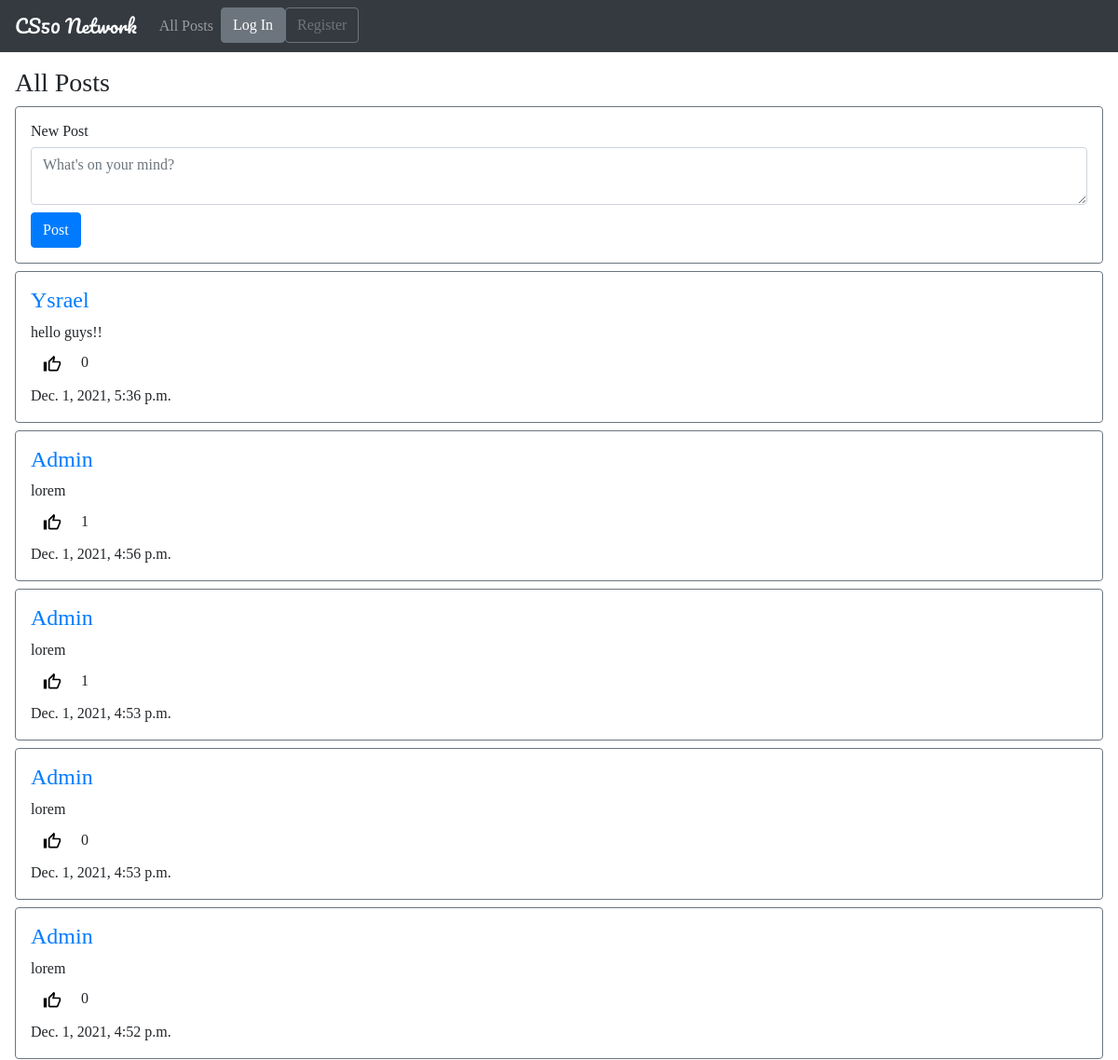
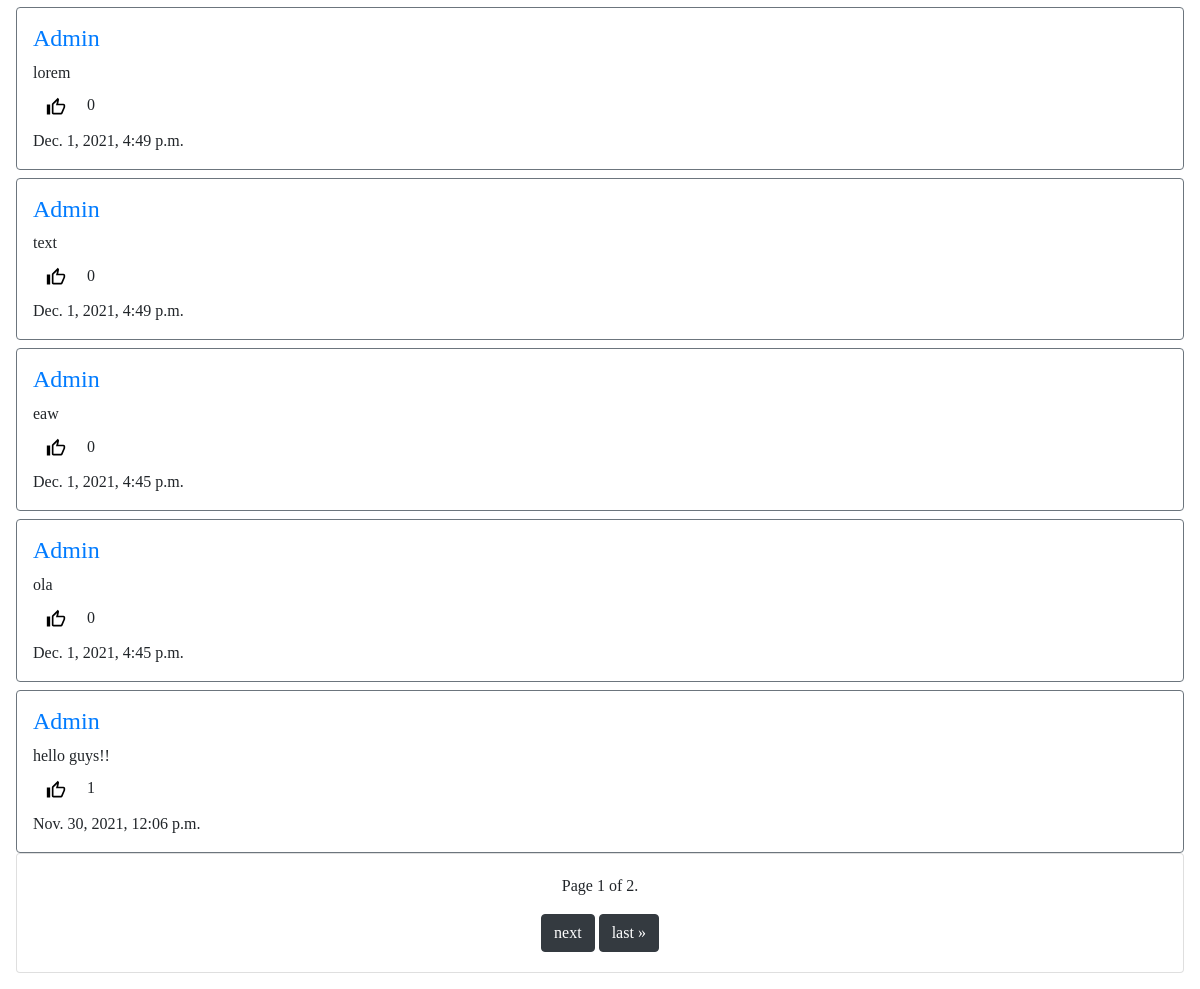
The page / on the database its author committed (2 pictures, top to bottom).
### network/models.py (models this page shows, shortened)
class Post(models.Model):
    user = models.ForeignKey(User, on_delete=models.CASCADE, related_name="user")
    post = models.CharField(max_length=300) # text post
    timestamp = models.DateTimeField()
    likes = models.IntegerField(default=0)

class User(AbstractUser):
    pass

### network/views.py (the view)
# urls.py: path("", views.index, name="index"),
def index(request):
    if request.method == "POST":
        user = request.user
        post = request.POST["post"]
        timestamp = datetime.now()
        if post != "":
            Post.objects.create(user = user, post = post, timestamp = timestamp, likes = 0)
    posts = Post.objects.all().order_by('-timestamp') # most recent post first
    for post in posts:
        post.likes = Like.objects.filter(post=post.id).count()
        post.save()
    paginator = Paginator(posts, 10)
    page_number = request.GET.get('page')
    page_obj = paginator.get_page(page_number)
    return render(request, "network/index.html", {
        "page_obj": page_obj # most recent post first
    })

### network/templates/network/index.html (shortened to what this page needs)
{% extends "network/layout.html" %}
{% load static %}
{% block body %}
<div id="all-posts" class="p-3">
    <h3>All Posts</h3>
    <div class="border border-secondary rounded p-3">
        <h6>New Post</h6>
        <form id="new-post-form" action="{% url 'index' %}" method="post">
            <textarea class="form-control mb-2" id="new-post-text" name="post" placeholder="What's on your mind?"></textarea>
            <input type="submit" class="btn btn-primary" id="new-post-send" value="Post"/>
        </form>
    </div>
    <div>
        {% for post in page_obj %}
            <div class="border border-secondary rounded p-3 mt-2">
                <h4><a href="{% url 'profile' post.user.id %}">{{ post.user }}</a></h4>
                <div id="post-{{post.id}}">{{ post.post }}</div>
                <button class="btn mr-1 d-inline-block" style="background-color:white;" id="like-btn-{{post.id}}" onclick="like('{{ post.id }}')"><img
    src=" {% static 'network/thumb.svg' %}"
    height="30"
    width="20" /></button>
                <div id="like-count-{{post.id}}" class="d-inline-block">{{ post.likes }}</div>
                <div>{{ post.timestamp }}</div>
            </div>
        {% empty %}
            <li>no post</li>
        {% endfor %}
    </div>
    <center>
<div  class="card">
    <span class="card-body">
        <span class="current">
           <p> Page {{ page_obj.number }} of {{ page_obj.paginator.num_pages }}. </p>
        </span>
        {% if page_obj.has_next %}
            <a  class="btn btn-dark" href="?page={{ page_obj.next_page_number }}">next</a>
            <a  class="btn btn-dark" href="?page={{ page_obj.paginator.num_pages }}">last &raquo;</a>
        {% endif %}
    </span>
</div>
{% endblock %}

### network/templates/network/layout.html (shortened to what this page needs)
{% load static %}
<!DOCTYPE html>
<html lang="en">
    <head>
        <link rel="stylesheet" href="https://stackpath.bootstrapcdn.com/bootstrap/4.4.1/css/bootstrap.min.css">
        <link href="{% static 'network/styles.css' %}" rel="stylesheet">
    </head>
    <body>
        <nav class="navbar navbar-expand-lg navbar-dark bg-dark">
            <a class="navbar-brand" href="#">CS50 Network</a>
            <div>
              <ul class="navbar-nav mr-auto">
                <li class="nav-item">
                  <a class="nav-link" href="{% url 'index' %}">All Posts</a>
                </li>
                {% if user.is_authenticated %}
                    <li class="nav-item">
                        <a class="nav-link" id="following" href="{% url 'following' %}">Following</a>
                    </li>
                    <li class="nav-item">
                        <a  class="btn btn-danger" href="{% url 'logout' %}">Log Out</a>
                    </li>
                {% else %}
                    <li class="nav-item">
                        <a class="btn btn-secondary" href="{% url 'login' %}">Log In</a>
                    </li>
                    <li class="nav-item">
                        <a class="btn btn-outline-secondary" href="{% url 'register' %}">Register</a>
                    </li>
                {% endif %}
              </ul>
            </div>
          </nav>
        <div class="body">
            {% block body %}
            {% endblock %}
        </div>
    </body>
</html>

### network/templates/network/layout.html (style rules this page uses)
body { font-family: 'Crimson Pro', serif; }
.navbar-brand { font-family: 'Pacifico', cursive; }
body { background-image: url(https://images.unsplash.com/photo-1515549832467-8783363e19b6?ixlib=rb-1.2.1&ixid=MnwxMjA3fDB8MHxwaG90by1wYWdlfHx8fGVufDB8fHx8&auto=format&fit=crop&w=327&q=80); background-repeat: no-repeat; background-attachment: fixed; background-size: cover; }

### rows shown on the page
Post: user "Ysrael", post "hello guys!!", likes "0", timestamp "Dec. 1, 2021, 5:36 p.m."
Post: user "Admin", post "lorem", likes "1", timestamp "Dec. 1, 2021, 4:56 p.m."
Post: user "Admin", post "lorem", likes "1", timestamp "Dec. 1, 2021, 4:53 p.m."
Post: user "Admin", post "lorem", likes "0", timestamp "Dec. 1, 2021, 4:53 p.m."
Post: user "Admin", post "lorem", likes "0", timestamp "Dec. 1, 2021, 4:52 p.m."
Post: user "Admin", post "lorem", likes "0", timestamp "Dec. 1, 2021, 4:49 p.m."
Post: user "Admin", post "text", likes "0", timestamp "Dec. 1, 2021, 4:49 p.m."
Post: user "Admin", post "eaw", likes "0", timestamp "Dec. 1, 2021, 4:45 p.m."
Post: user "Admin", post "ola", likes "0", timestamp "Dec. 1, 2021, 4:45 p.m."
Post: user "Admin", post "hello guys!!", likes "1", timestamp "Nov. 30, 2021, 12:06 p.m."

### other values the page prints
{{ page_obj.number }} "1"
{{ page_obj.paginator.num_pages }} "2"
